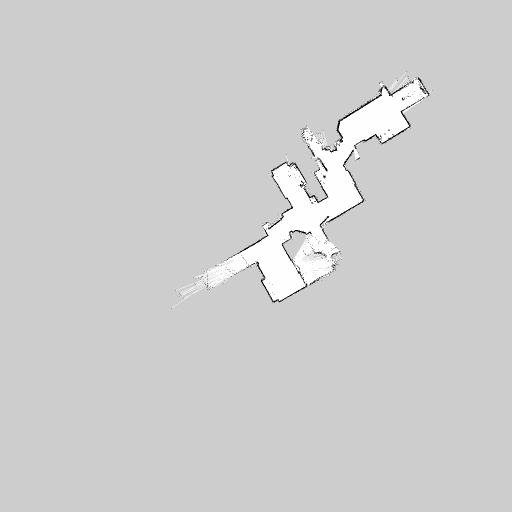
#> input picture src/nav/map/new_mymap.pgm, 1024 x 1024 px (shown at 1/2 size)
$ python -i Conturs.py   (imports and definitions only)   (older library calls are emulated)
#> lines starting #> are read from the running program, lines starting #| are printed output that depends on the picture; after the words box and inside, x2 and y2 are one past the last pixel; in counts of white or black regions, pixels touching at a corner belong together
#> further down, picture is the input picture: shape (1024, 1024); min 0, max 254, mean 206.3
import cv2
import numpy as np
import os
import random
import sys
import math

from skimage.morphology import watershed
from skimage.feature import peak_local_max
from skimage import morphology
from scipy import ndimage
from skimage.measure import regionprops


class Contur:
    def __init__(self, contur, corrected_contur, id, labels):
        self.contur = contur
        self.corrected_contur = corrected_contur
        self.id = id
        self.labels = labels
        self.children = []
        self.parent = None
        self.is_processed = False

class Conturs:
    def __init__(self, image):
        self.conturs = []
        self.image = image
        self.labels = []

    # [65 lines left out: functions intersect2D, merge, get_contur_by_coord, get_intersections, not called in this run]

    def set_unvisited(self):
        for c in self.conturs:
            c.is_processed = False

    # [74 lines left out: functions show, find_loop, get_contur_in_order, not called in this run]

    def get_conturs(self, skip_area_less_than = 10):
#> called with skip_area_less_than = 10
        distance = cv2.distanceTransform(self.image, cv2.DIST_C, 5)
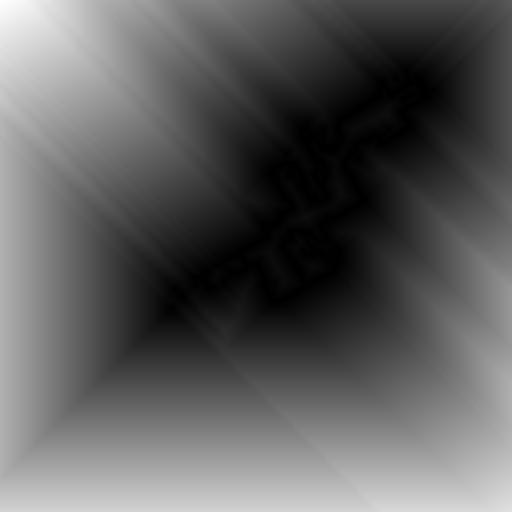
#> distance: shape (1024, 1024) float32 (shown at 1/2 size); min 0, max 494, mean 181.6; drawn with min black and max white
        local_maxi = peak_local_max(distance, indices=False, footprint=np.ones((60, 60)), labels=self.image)
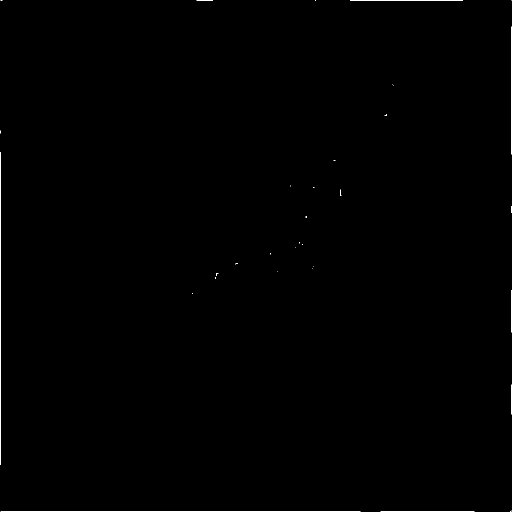
#> local_maxi: shape (1024, 1024) bool (shown at 1/2 size); 0.22% white in thin lines or dots
        markers = morphology.label(local_maxi)
#> markers: shape (1024, 1024) int32; 34 distinct labels, from 0 to 33
        self.labels = watershed(-distance, markers, mask=self.image)
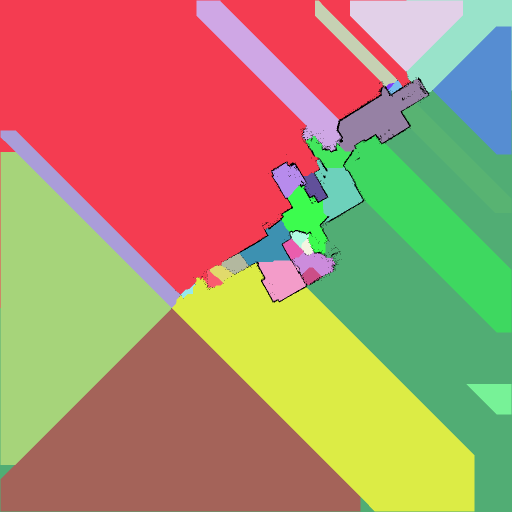
#> self.labels: shape (1024, 1024) int32 (shown at 1/2 size); 34 distinct labels, from 0 to 33; one colour per label, 0 black
        # props = regionprops(labels_ws)
        i=0
        for label in np.unique(self.labels):
            if label == 0:
                continue

            mask = np.zeros(self.image.shape, dtype="uint8")
            mask[self.labels == label] = 255
            cnt, hierarchy = cv2.findContours(mask.copy(), cv2.RETR_LIST, cv2.CHAIN_APPROX_SIMPLE)

            contours=[]
            corrected_conturs=[]
            for idx, val in enumerate(cnt):
                area = cv2.contourArea(val)
                if area>skip_area_less_than:
                    contours.append(val)
                    for idx1, val1 in enumerate(val):
                        for idx2, val2 in enumerate(val1):
                            corrected_conturs.append((cnt[idx][idx1][idx2][0],cnt[idx][idx1][idx2][1]))

            if len(contours)>0:
                self.conturs.append(Contur(contours,corrected_conturs, str(i),[label])) #self.labels[label]
                i+=1
#> this loop made 34 passes
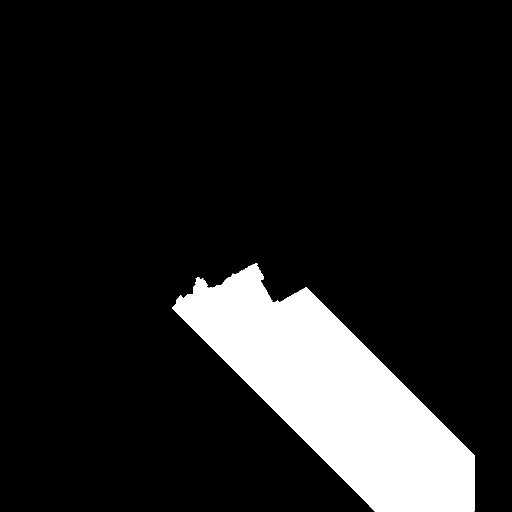
#> mask: shape (1024, 1024) (shown at 1/2 size); 12.7% white; 1 white region, box (x1, y1, x2, y2) and area: (344, 526, 949, 1023) 132870
#> after the loop, i = 33; self.conturs = 33 items
        return self.conturs

>>> import cv2
>>> picture = cv2.imread('../../../nav/map/new_mymap.pgm', cv2.IMREAD_GRAYSCALE)
>>> result = Conturs(picture).get_conturs()
#> result = 33 items
